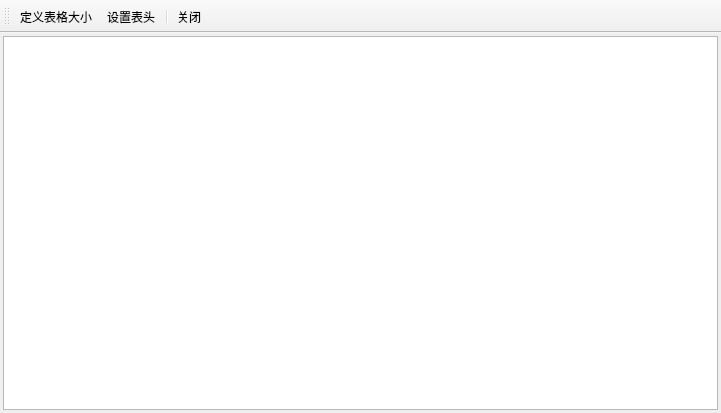
<?xml version="1.0" encoding="UTF-8"?>
<ui version="4.0">
 <class>QFormTable</class>
 <widget class="QMainWindow" name="QFormTable">
  <property name="geometry">
   <rect>
    <x>0</x>
    <y>0</y>
    <width>721</width>
    <height>413</height>
   </rect>
  </property>
  <property name="windowTitle">
   <string>MainWindow</string>
  </property>
  <widget class="QWidget" name="centralwidget">
   <layout class="QVBoxLayout" name="verticalLayout">
    <property name="spacing">
     <number>3</number>
    </property>
    <property name="leftMargin">
     <number>3</number>
    </property>
    <property name="topMargin">
     <number>3</number>
    </property>
    <property name="rightMargin">
     <number>3</number>
    </property>
    <property name="bottomMargin">
     <number>3</number>
    </property>
    <item>
     <widget class="QTableView" name="tableView"/>
    </item>
   </layout>
  </widget>
  <widget class="QToolBar" name="toolBar">
   <property name="windowTitle">
    <string>toolBar</string>
   </property>
   <property name="toolButtonStyle">
    <enum>Qt::ToolButtonTextBesideIcon</enum>
   </property>
   <attribute name="toolBarArea">
    <enum>TopToolBarArea</enum>
   </attribute>
   <attribute name="toolBarBreak">
    <bool>false</bool>
   </attribute>
   <addaction name="actSize"/>
   <addaction name="actSetHeader"/>
   <addaction name="separator"/>
   <addaction name="actClose"/>
  </widget>
  <action name="actSize">
   <property name="icon">
    <iconset resource="res.qrc">
     <normaloff>:/images/images/230.bmp</normaloff>:/images/images/230.bmp</iconset>
   </property>
   <property name="text">
    <string>定义表格大小</string>
   </property>
   <property name="toolTip">
    <string>定义表格大小</string>
   </property>
  </action>
  <action name="actSetHeader">
   <property name="icon">
    <iconset resource="res.qrc">
     <normaloff>:/images/images/516.bmp</normaloff>:/images/images/516.bmp</iconset>
   </property>
   <property name="text">
    <string>设置表头</string>
   </property>
   <property name="toolTip">
    <string>设置表头文字</string>
   </property>
  </action>
  <action name="actClose">
   <property name="icon">
    <iconset resource="res.qrc">
     <normaloff>:/images/images/132.bmp</normaloff>:/images/images/132.bmp</iconset>
   </property>
   <property name="text">
    <string>关闭</string>
   </property>
   <property name="toolTip">
    <string>关闭本窗口</string>
   </property>
  </action>
 </widget>
 <resources>
  <include location="res.qrc"/>
 </resources>
 <connections>
  <connection>
   <sender>actClose</sender>
   <signal>triggered()</signal>
   <receiver>QFormTable</receiver>
   <slot>close()</slot>
   <hints>
    <hint type="sourcelabel">
     <x>-1</x>
     <y>-1</y>
    </hint>
    <hint type="destinationlabel">
     <x>490</x>
     <y>257</y>
    </hint>
   </hints>
  </connection>
 </connections>
</ui>
